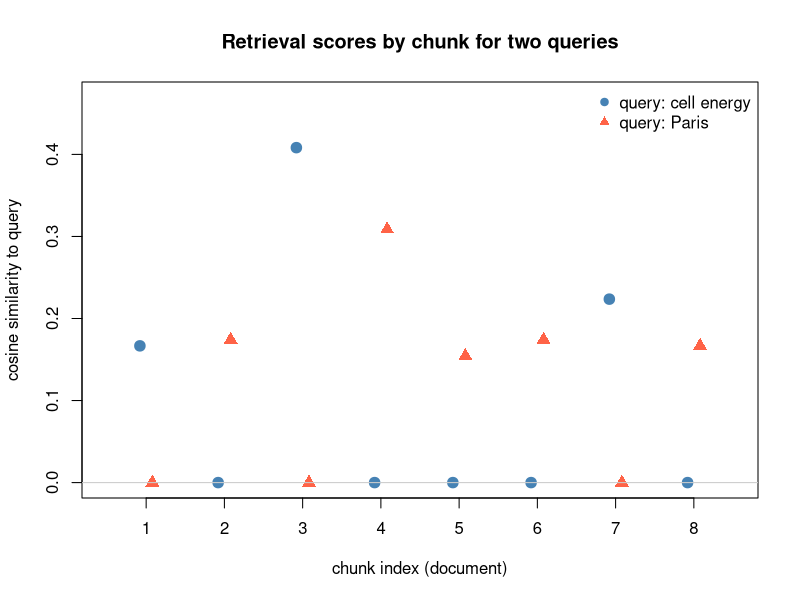

Source code (R):
## ---- chunk 1
#| include: false
suppressPackageStartupMessages(library(tidyverse))
## ---- chunk 2
# A tiny document set. Each entry is one chunk with a source label.
chunks <- c(
    "The mitochondria is the powerhouse of the cell and produces ATP energy.",
    "Photosynthesis in plants converts sunlight carbon dioxide and water into glucose.",
    "ATP is the main energy currency used by cells for metabolic work.",
    "The capital of France is Paris which sits on the river Seine.",
    "Paris hosts many museums including the Louvre and the Musee d Orsay.",
    "Glucose produced by photosynthesis is stored as starch in plant tissue.",
    "Cellular respiration breaks down glucose to release energy as ATP.",
    "The river Seine flows through Paris toward the English Channel."
)
sources <- paste0("doc", seq_along(chunks))
## ---- chunk 3
# Build a fixed vocabulary from the corpus, then embed any text as a
# bag-of-words count vector over that vocabulary.
tokenize <- function(text) {
    text <- tolower(text)
    text <- gsub("[^a-z ]", " ", text)
    toks <- strsplit(text, "\\s+")[[1]]
    toks[nchar(toks) > 0]
}

vocab <- sort(unique(unlist(lapply(chunks, tokenize))))

embed <- function(text, vocab) {
    toks <- tokenize(text)
    v <- tabulate(match(toks, vocab), nbins = length(vocab))
    as.numeric(v)
}

# l2-normalize a vector so cosine similarity becomes a dot product
l2_normalize <- function(v) {
    n <- sqrt(sum(v^2))
    if (n == 0) v else v / n
}

# Embed every chunk once at index time and stack as rows of E.
E <- t(vapply(chunks, function(ch) l2_normalize(embed(ch, vocab)),
              numeric(length(vocab))))
dim(E)  # m chunks by d vocabulary terms
## ---- chunk 4
# Retrieve the top-k chunks for a query by cosine similarity.
retrieve <- function(query, E, chunks, sources, vocab, k = 3) {
    q <- l2_normalize(embed(query, vocab))
    scores <- as.numeric(E %*% q)          # s_i = e_i^T q
    ord <- order(scores, decreasing = TRUE)[seq_len(k)]
    data.frame(
        rank = seq_len(k),
        score = round(scores[ord], 3),
        source = sources[ord],
        chunk = chunks[ord],
        stringsAsFactors = FALSE
    )
}

query <- "How do cells produce energy?"
top <- retrieve(query, E, chunks, sources, vocab, k = 3)
print(top[, c("rank", "score", "source")])
cat("\nTop chunk:\n", top$chunk[1], "\n")
## ---- chunk 5
score_all <- function(query, E, vocab) {
    q <- l2_normalize(embed(query, vocab))
    as.numeric(E %*% q)
}

q1 <- "How do cells produce energy?"
q2 <- "What can you see in Paris France?"

s1 <- score_all(q1, E, vocab)
s2 <- score_all(q2, E, vocab)

m <- length(chunks)
plot(NA, xlim = c(0.5, m + 0.5), ylim = c(0, max(s1, s2) * 1.15),
     xlab = "chunk index (document)", ylab = "cosine similarity to query",
     main = "Retrieval scores by chunk for two queries", xaxt = "n")
axis(1, at = seq_len(m), labels = seq_len(m))
points(seq_len(m) - 0.08, s1, pch = 19, col = "steelblue", cex = 1.4)
points(seq_len(m) + 0.08, s2, pch = 17, col = "tomato", cex = 1.4)
abline(h = 0, col = "gray80")
legend("topright",
       legend = c("query: cell energy", "query: Paris"),
       pch = c(19, 17), col = c("steelblue", "tomato"), bty = "n")
